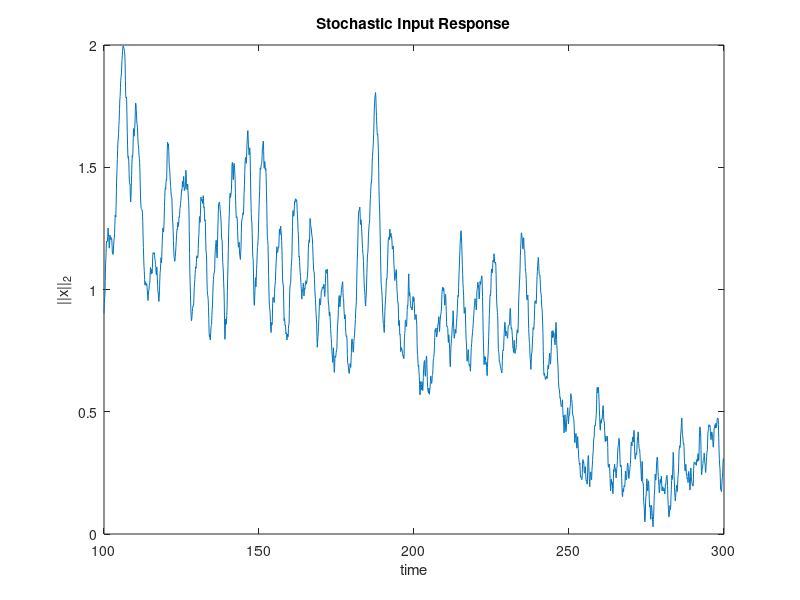

Recreate this plot in MATLAB. (Note: this script raises an error after producing the figure.)
clear; clc; close all

rng(42);
n = 3;
I = eye(n);
Sigma_w = 0.1 * I; % Uncorrelated noise

% Derive A
S = randn(n);
S = 0.5 * (S - S'); % Ensure skew-symmetry
Sigma = [7 0 3; 0 1 0; 3 0 3];
% Sigma = I;
A = (-1/2 * Sigma_w + S) / Sigma;

% Derive Sigma
% S = randn(n); S = 0.5*(S - S'); % Random skew-symmetric part
% Q = randn(n); Q = Q'*Q; % Random negative definite part
% A = -Q + S;            
% Sigma = lyap(A, Sigma_w);
% S = 0.5 * (A * Sigma - Sigma * A.');

ev = eig(A);
fprintf('max real part = %.4g\n', max(real(ev)));

% Simulation parameters
n_time = 2e3; %1e4; % Simulation time steps
transient_length = 1e3;
tr = 0.1; % Sampling period
t = 0 : tr : (n_time + transient_length - 1) * tr;

%% SIMULATE W/STOCHASTIC INPUT
sys = ss(A, eye(n), eye(n), zeros(n));
w = mvnrnd(zeros(1, n), Sigma_w, length(t)); % Generate noise input
y_stoch = lsim(sys, w, t); % Simulate LTI response to noise
y_stoch = y_stoch(transient_length + 1:end,:); % Remove transient

% Plot the norm of the state vector
figure, plot(t(transient_length + 1:end), vecnorm(y_stoch, 2, 2))
xlabel('time'); ylabel('||x||_2');
title('Stochastic Input Response')

% Animate state vector evolution
animate3(y_stoch)

% State evolution in 2D/3D after PCA
% [coeff, score, latent, tsquared, explained, mu] = pca(y_sim);
% y_reduced3 = score(:, 1:3); animate3(y_reduced3)
% y_reduced2 = score(:, 1:2); animate2(y_reduced2)

%% STATE EVOLUTION & STEADY-STATE COVARIANCE
[U, D] = eig(Sigma); % eigenvectors & eigenvalues
radii = sqrt(diag(D)); % principal axes
mean_x = mean(y_stoch,1)'; % mean of the samples

% Plot 1std ellipsoid
[xs, ys, zs] = sphere(20); % unit sphere
ellipsoid_pts = U * diag(radii) * [xs(:)'; ys(:)'; zs(:)'];
X = reshape(ellipsoid_pts(1,:) , size(xs));
Y = reshape(ellipsoid_pts(2,:) , size(ys));
Z = reshape(ellipsoid_pts(3,:) , size(zs));

figure; hold on; grid on; view(3);
surf(X, Y, Z, 'FaceAlpha',0.2, 'EdgeColor','none');
plot3(mean_x(1), mean_x(2), mean_x(3), 'k+', 'MarkerSize',10);
xlabel('x_1'); ylabel('x_2'); zlabel('x_3');

% Plot eigenvectors scaled by eigenvalues
for i = 1:3
    vec = radii(i) * U(:,i);   % scale eigenvector by sqrt of eigenvalue
    quiver3(mean_x(1), mean_x(2), mean_x(3), vec(1), vec(2), vec(3), ...
        'LineWidth', 1);
end

% Animate trajectory
h = animatedline('LineWidth',1);
for i = 1:n_time
    addpoints(h, y_stoch(i,1), y_stoch(i,2), y_stoch(i,3));
    drawnow;
end

%% SYNCHRONIZATION
% Filter to narrow band
fpass = [0.1, 1.0];
fs = 1 / tr;
[b, a] = butter(4, fpass / (fs / 2), 'bandpass'); % 4th-order Butterworth filter
y_filt = filtfilt(b, a, y_stoch);
z = hilbert(y_filt);
phi = angle(z);

% figure, axis equal
% theta = linspace(0, 2*pi, 100);
% for k = 1:size(phi, 1)
%     cla
%     Rvec = mean(exp(1i*phi(k,:)));
%     plot(cos(theta), sin(theta), 'k--'), hold on
%     quiver(zeros(1,n), zeros(1,n), cos(phi(k,:)), sin(phi(k,:)), 0, 'b-')
%     hold on
%     quiver(0, 0, real(Rvec), imag(Rvec), 0, 'r', 'LineWidth', 2)
%     title(sprintf('t = %.2f, |R| = %.2f', t(k), abs(Rvec)))
%     drawnow, pause(.1)
% end

t_steady = t(transient_length + 1:end);
R = abs(mean(exp(1i*phi(:,:)), 2));
x = t_steady(:);
r = R(:);
win_sec = 30;
dt = x(2)-x(1);
w = max(1, round(win_sec / dt));
mu = movmean(r, w);       % centered moving mean
s  = movstd (r, w, 0);    % centered moving std (sample std)

figure, hold on
fill([x; flipud(x)], [mu+s; flipud(mu-s)], [0.9 0.9 1])
plot(x, r, 'b'), plot(x, mu, 'r-', 'LineWidth', 2)
yline(mean(r), 'k--', 'LineWidth', 2)                      
xlabel('Time (s)'); ylabel('R(t)'); title('Moving mean ± moving std')

%% SIMULATE AUTONOMOUS
x0 = 2 * ones(n,1);  % initial condition
options = odeset('RelTol', 1e-8, 'AbsTol', 1e-10);
[t_aut, y_aut] = ode45(@(t,x) A*x, t, x0, options);

% Plot the norm of the state vector
figure, plot(t_aut, vecnorm(y_aut, 2, 2))
xlabel('time'); ylabel('||x||_2');
title('Autonomous response (ode45)')

% Animate state vector evolution
animate3(y_aut)

%% COVARIANCE MATRIX
% Max lag has to be inferior to total simulation time (in transient)
% because otherwise there wouldn't be enough data points to form the lagged
% pair. If I choose maxLag > length(t) then I have empty plot.
maxLag = 400;  % number of lags to evaluate
lags = (0:maxLag) * tr;

% Theoretical covariance
Sigma_tau = @(tau) expm(A * tau) * Sigma;
stds_th = sqrt(diag(Sigma));
normMat_th = stds_th * stds_th.';
Sigma_th = nan(n,n,numel(lags));
for k = 1:numel(lags)
    tau = lags(k);
    Sigma_th(:,:,k) = Sigma_tau(tau) ./ normMat_th; % Pearson correlation
end

% Empirical covariance
Sigma_emp0 = (y_stoch' * y_stoch) / size(y_stoch,1);
stds_emp = sqrt(diag(Sigma_emp0));
normMat_emp = stds_emp * stds_emp';
Sigma_emp = nan(n,n,numel(lags));
for k = 0:maxLag
    X = y_stoch(1:end-k, :);
    X_lag = y_stoch(1+k:end, :);
    Sigma_emp(:,:,k+1) = (X_lag' * X) / (size(y_stoch, 1) - k) ./ normMat_emp;
end

% Extend to negative lags based on property C_ij(-tau) = C_ji(tau)
lags_full = [-fliplr(lags(2:end)), lags]; % Symmetric lag vector
Sigma_th_full = nan(n,n,numel(lags_full));
Sigma_emp_full = nan(n,n,numel(lags_full));
for i = 1:n
    for j = 1:n
        Cth_pos = squeeze(Sigma_th(i,j,:));
        Cth_neg = squeeze(Sigma_th(j,i,2:end));
        Sigma_th_full(i,j,:) = [flipud(Cth_neg); Cth_pos];

        Cemp_pos = squeeze(Sigma_emp(i,j,:));
        Cemp_neg = squeeze(Sigma_emp(j,i,2:end));
        Sigma_emp_full(i,j,:) = [flipud(Cemp_neg); Cemp_pos];
    end
end

figure;
for i = 1:n
    for j = 1:n
        subplot(n,n,(i-1)*n+j);
        plot(lags_full, squeeze(Sigma_th_full(i,j,:)),'r-'); hold on;
        plot(lags_full, squeeze(Sigma_emp_full(i,j,:)),'b--');
        title(sprintf('\\Sigma_{%d%d}(\\tau)',i,j));
        xlabel('\tau'); grid on;
        if i==1 && j==1
            legend('Theory','Empirical');
        end
    end
end
sgtitle('Auto/Cross-Covariance');

figure;
for i = 1:n
    for j = 1:n
        subplot(n,n,(i-1)*n+j);
        Cth = squeeze(Sigma_th_full(i,j,:));
        Cth_sym = 0.5 * (Cth + flipud(Cth));
        Cth_asym = 0.5 * (Cth - flipud(Cth));
        Cemp = squeeze(Sigma_emp_full(i,j,:));
        Cemp_sym = 0.5 * (Cemp + flipud(Cemp));
        Cemp_asym = 0.5 * (Cemp - flipud(Cemp));

        plot(lags_full, Cth_sym, 'r-', 'LineWidth', 1.2); hold on;
        plot(lags_full, Cth_asym, 'b-', 'LineWidth', 1.2);
        plot(lags_full, Cemp_sym, 'r--');
        plot(lags_full, Cemp_asym, 'b--');
        title(sprintf('Sym/Asym C_{%d%d}(\\tau)', i, j));
        xlabel('\tau'); grid on;
        if i==1 && j==1
            legend('Sym (th)','Asym (th)','Sym (emp)','Asym (emp)');
        end
    end
end
sgtitle('Symmetric (Even) vs Asymmetric (Odd) Covariance Components');

% for k = transient_length:(n_time + transient_length - 1)
%     imshow(Ctens(:,:,k), [], 'InitialMagnification', 'fit')
%     title(sprintf('Time-Lagged Covariance \\Sigma(\\tau) at lag \\tau = %.2f', t(k)));
%     drawnow
%     pause(0.01)
% end

%% FCD-STYLE SIMILATIRY ACROSS LAGS
% Seeing at what lag the dynamics are the same.

% Theoretical
vecs_th = [];
for k = 1:maxLag
    Ck = Sigma_th_full(:,:,k);
    vecs_th(:,k) = Ck(triuIdx);
end
FCD_th = corr(vecs_th);

% Empirical
vecs = [];
for k = 1:maxLag+1
    Ck = Sigma_emp(:,:,k);
    triuIdx = find(triu(ones(n),1));
    vecs(:,k) = Ck(triuIdx);
end
FCD_emp = corr(vecs);

% Plot
figure, tiledlayout(1, 2, 'TileSpacing','compact','Padding','compact');
nexttile, imagesc(lags, lags, FCD_th);
axis square; colorbar; colormap jet;
xlabel('Lag \tau_1'); ylabel('Lag \tau_2');
title('FCD across lagged theoretical covariance matrices');

nexttile, imagesc(lags, lags, FCD_emp);
axis square; colorbar; colormap jet;
xlabel('Lag \tau_1'); ylabel('Lag \tau_2');
title('FCD across lagged empirical covariance matrices');

%% PSD MATRIX
Fs = 1 / tr;
% FFT algorithm faster with power of 2
Nfft = 2^nextpow2(maxLag + 1);
freqs = Fs * (0:(Nfft/2)) / Nfft;
omega = 2 * pi * freqs;

% Theoretical PSD
Phi_th = nan(n,n,length(freqs));
for k = 1:length(freqs)
    H = 1i * omega(k) * eye(n) - A;
    H_inv = inv(H);
    Phi_th(:,:,k) = H_inv * Sigma_w * (H_inv)';
end

% Empirical PSD
window = hamming(256);
noverlap = 128;
Phi_emp = nan(n, n, Nfft/2+1);
for i = 1:n
    for j = 1:n
        Pij = cpsd(y_stoch(:,i), y_stoch(:,j), window, noverlap, Nfft, Fs);
        Phi_emp(i,j,:) = Pij;  % Complex cross-spectrum
    end
end

figure;
for i = 1:n
    for j = 1:n
        subplot(n,n,(i-1)*n+j);
        plot(omega, abs(squeeze(Phi_th(i,j,:))),'r-'); hold on;
        plot(omega, abs(squeeze(Phi_emp(i,j,:))),'b--');
        title(sprintf('\\Phi_{%d%d}(\\omega)',i,j));
        xlabel('\omega'); grid on;
        if i==1 && j==1
            legend('Theory','Empirical');
        end
    end
end
sgtitle('Cross-Spectral Density Magnitude');

figure;
for i = 1:n
    for j = 1:n
        subplot(n,n,(i-1)*n + j);
        plot(omega, unwrap(angle(squeeze(Phi_th(i,j,:)))),'r-'); hold on;
        plot(omega, unwrap(angle(squeeze(Phi_emp(i,j,:)))),'b--');
        title(sprintf('Phase of \\Phi_{%d%d}(\\omega)', i, j));
        xlabel('\omega'); grid on;
        if i==1 && j==1
            legend('Theory','Empirical');
        end
    end
end
sgtitle('Cross-Spectral Density Phase');

figure;
for i = 1:n
    for j = 1:n
        subplot(n,n,(i-1)*n+j);
        co_th = real(squeeze(Phi_th(i,j,:)));
        quad_th = imag(squeeze(Phi_th(i,j,:)));
        co_emp = real(squeeze(Phi_emp(i,j,:)));
        quad_emp = imag(squeeze(Phi_emp(i,j,:)));

        plot(omega, co_th, 'r-', 'LineWidth', 1.2); hold on;
        plot(omega, quad_th, 'b-', 'LineWidth', 1.2);
        plot(omega, co_emp, 'r--', 'LineWidth', 1);
        plot(omega, quad_emp, 'b--', 'LineWidth', 1);
        title(sprintf('Co/Quad Spectrum \\Phi_{%d%d}(\\omega)', i, j));
        xlabel('\omega'); grid on;
        if i==1 && j==1
            legend('Co-spectrum (theory)','Quad (theory)','Co-spectrum (emp)','Quad (emp)');
        end
    end
end
sgtitle('Co- and Quadrature Spectra');

%% FUNCTIONS
function animate3(data)
    figure; 
    h = animatedline('LineWidth', 1);
    axis([min(data(:,1)) max(data(:,1)) ...
          min(data(:,2)) max(data(:,2)) ...
          min(data(:,3)) max(data(:,3))]);
    grid on
    xlabel('PC_1'); ylabel('PC_2'); zlabel('PC_3');
    view(3)
    
    for i = 1:size(data, 1)
        addpoints(h, data(i, 1), data(i, 2), data(i, 3));
        drawnow
    end
end

function animate2(data)
    figure; 
    h = animatedline('LineWidth', 1);
    axis([min(data(:,1)) max(data(:,1)) ...
          min(data(:,2)) max(data(:,2))]);
    grid on
    xlabel('PC_1'); ylabel('PC_2');
    title('2D Trajectory Animation');
    
    for i = 1:size(data, 1)
        addpoints(h, data(i, 1), data(i, 2));
        drawnow
    end
end
